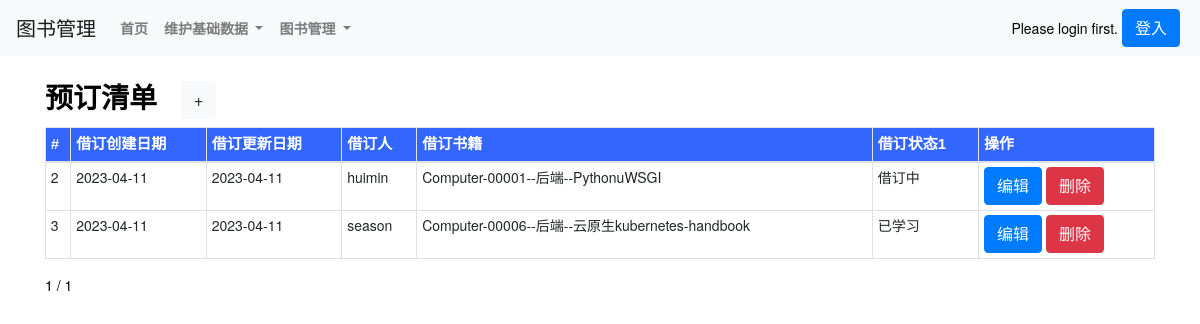
Before: /theBorrowlist_show/ with the older database file.
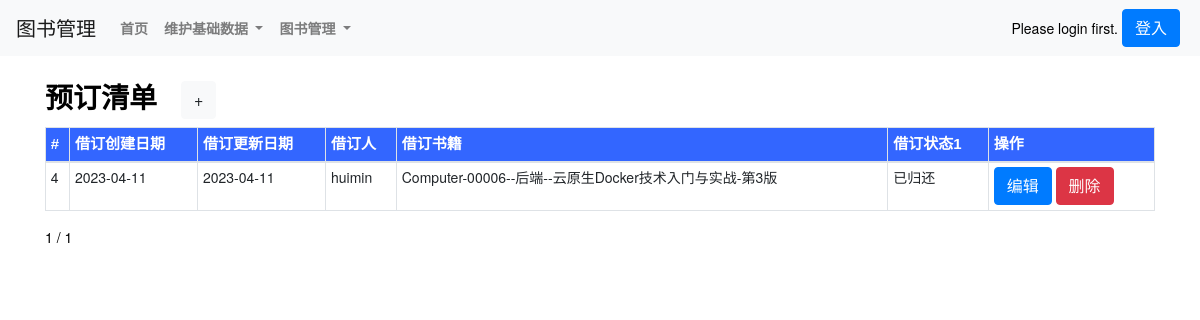
After: the same page with the newer database file.
### book/models.py (models this page shows, shortened)
class theBorrow(models.Model):
    boid = models.AutoField(primary_key=True)
    theBorrow_add_datetime = models.DateTimeField(max_length=500,verbose_name=('创建日期'),auto_now_add=True)
    theBorrow_update_datetime = models.DateTimeField(max_length=500,verbose_name=('修改日期'),auto_now=True)
    theBorrow_theUser = models.ForeignKey(User,on_delete=models.CASCADE) #related_name='borrow_theUser',
    theBorrow_theBook = models.ForeignKey(theBook,on_delete=models.CASCADE)  #,related_name='borrow_theBook'
    theBorrow_duration = models.IntegerField(verbose_name=('借订天数'),blank=True, null=True,)
    theBorrow_status1 = models.CharField(max_length=500, choices=THEBORROWSTATUS_TYPE, verbose_name=('借订状态1'))
    theBorrow_status2 = models.CharField(max_length=500,verbose_name=('借订状态2'),blank=True, null=True,)
    theBorrow_status3 = models.CharField(max_length=500,verbose_name=('借订状态3'),blank=True, null=True,)
    class Meta:
        verbose_name = ('借订')
        verbose_name_plural = ('借订')
        unique_together = [['theBorrow_theUser','theBorrow_theBook']] # 联合唯一

class User(AbstractUser):
    dept = models.CharField(max_length=500,verbose_name=('部门'),blank=True, null=True,)
    age = models.IntegerField(verbose_name=('年龄'),blank=True, null=True,)
    mobilenumber = models.CharField(max_length=500,verbose_name=('电话号码'),blank=True, null=True,)
    role = models.CharField(max_length=500,verbose_name=('角色'),blank=True, null=True,)
    theUser_status1 = models.CharField(max_length=500,verbose_name=('用户状态1'),choices=THEUSERSTATUS_TYPE,default='active')
    field1 = models.CharField(max_length=500,verbose_name=('属性1'),blank=True, null=True,)
    field2 = models.CharField(max_length=500,verbose_name=('属性2'),blank=True, null=True,)
    field3 = models.CharField(max_length=500,verbose_name=('属性3'),blank=True, null=True,)
    field4 = models.CharField(max_length=500,verbose_name=('属性4'),blank=True, null=True,)
    class Meta(AbstractUser.Meta):
        swappable = 'AUTH_USER_MODEL'
    def __str__(self):
        return str(self.username)

class theBook(models.Model):
    bid = models.AutoField(primary_key=True)
    theBook_name = models.CharField(max_length=500,verbose_name=('图书名称'),)
    theBook_location = models.ForeignKey(location,blank=True, null=True, on_delete=models.CASCADE,related_name='Book_location')
    theBook_type = models.CharField(max_length=500, verbose_name=('电子书/纸质书'),choices=THEBOOK_TYPE,)
    theBook_category = models.ForeignKey(category,blank=True, null=True, on_delete=models.CASCADE,related_name='Book_category')
    theBook_logo = models.ImageField(max_length=500, verbose_name=('图书照片1'),upload_to='images/')
    theBook_attachment = models.FileField(max_length=10000,verbose_name=('图书附件(备用)'),blank=True, null=True,upload_to='file')
    theBook_status1 = models.CharField(max_length=500,verbose_name=('图书状态1'),choices=THESTATUS_TYPE,)
    theBook_status2 = models.CharField(max_length=500,verbose_name=('图书状态2(备用)'),blank=True, null=True,)
    theBook_status3 = models.CharField(max_length=500,verbose_name=('图书状态3(备用)'),blank=True, null=True,)
    theBook_id = models.CharField(max_length=500,verbose_name=('图书编号(备用)'),blank=True, null=True,)
    theBook_information1 = models.TextField(max_length=10000,verbose_name=('图书信息1'),blank=True, null=True,)
    theBook_information2 = models.TextField(max_length=10000,verbose_name=('图书信息2(备用)'),blank=True, null=True,)
    theBook_information3 = models.TextField(max_length=10000,verbose_name=('图书信息3(备用)'),blank=True, null=True,)
    theBook_information4 = models.TextField(max_length=10000,verbose_name=('图书信息4(备用)'),blank=True, null=True,)
    theBook_information5 = models.TextField(max_length=10000,verbose_name=('图书信息5(备用)'),blank=True, null=True,)
    class Meta:
        verbose_name = ('图书')
        verbose_name_plural = ('图书')
        ordering = ['theBook_category'] # 返回值排序
    def __str__(self):
        return str(self.theBook_category)+str(self.theBook_name)

class category(models.Model):
    cid = models.AutoField(primary_key=True)
    category_id = models.CharField(max_length=500,verbose_name=('分类编号'),)
    category_keyname = models.CharField(max_length=500,verbose_name=('分类主名称'),)
    category_subname = models.CharField(max_length=500,verbose_name=('分类子名称'),)
    class Meta:
        verbose_name = ('分类')
        verbose_name_plural = ('分类')
        ordering = ['category_id'] # 返回值排序
    def __str__(self):
        return str(self.category_id + '--' + self.category_keyname + '--' + self.category_subname)

### book/views.py (the view)
# urls.py: path('theBorrowlist_show/', views.theBorrowlist_show, name='theBorrowlist_show'),
def theBorrowlist_show(request,page=1):
    theBorrowlist = theBorrow.objects.all()
    paginator = Paginator(theBorrowlist, 5)
    try:
        page_obj = paginator.page(page)
    except PageNotAnInteger:
        page_obj = paginator.page(1)
    except EmptyPage:
        page_obj = paginator.page(paginator.num_pages)
    return render(request,'theBorrowlist_show.html',locals())

### templates/theBorrowlist_show.html (shortened to what this page needs)
{% extends 'base.html' %}
{% load static %}
{% block body_block %}
<div class="container">
    <div class="row py-4 align-items-center">
        <div class="col-lg-12 col-md-12 mt-0 table-responsive"  style="background-color: #fff;">
            <h3 class="font-weight-bold">预订清单<a class="ml-4 btn btn-light" href="/theBorrowlist_new/">+</a></h3>
            <table class="table table-striped table-sm table-bordered ">
                <thead>
                    <tr style="color:White;background-color:#3366FF;font-family:微軟正黑體,Tahoma,Arial,微軟雅黑體;font-size:15px;">
                        <th scope="col">#</th>
                        <th scope="col">借订创建日期</th>
                        <th scope="col">借订更新日期</th>
                        <th scope="col">借订人</th>
                        <th scope="col">借订书籍</th>
                        <th scope="col">借订状态1</th>
                        <th scope="col">操作</th>
                    </tr>
                </thead>
                {% for theBorrow in page_obj.object_list %}
                    <td>{{ theBorrow.boid }}</td>
                    <td>{{ theBorrow.theBorrow_add_datetime|date:"Y-m-d" }}</td>
                    <td>{{ theBorrow.theBorrow_update_datetime|date:"Y-m-d" }}</td>
                    <td>{{ theBorrow.theBorrow_theUser }}</td>
                    <td>{{ theBorrow.theBorrow_theBook }}</td>
                    <td>{{ theBorrow.theBorrow_status1 }}</td>
                    <td>
                        <a class="btn btn-primary btn-xs" href="/theBorrowlist_edit/{{ theBorrow.boid }}/">编辑</a>
                        <a class="btn btn-danger btn-xs" href="/theBorrowlist_delete/{{ theBorrow.boid }}/">删除</a>
                    </td>
                {% endfor %}
            </table>
            <div class="pagination">
                <span class="step-links">
                    <span class="current">
                            {{ page_obj.number }} / {{ page_obj.paginator.num_pages }}
                    </span>
                </span>
            </div>
        </div>
    </div>
</div>
<br>
<br>
<br>
<br>
<br>
{% endblock %}

### templates/base.html (shortened to what this page needs)
{% load static %}
<!DOCTYPE html>
<html>
    <head>
        <link href="{% static 'css/bootstrap.css' %}" rel="stylesheet">
    </head>
<body>
    {% block nav_block %}
    <nav class="navbar navbar-expand-lg navbar-light bg-light">
        <a class="navbar-brand" href="#">图书管理</a>
        <div class="collapse navbar-collapse" id="navbarSupportedContent">
          <div class="navbar-nav">
            <a class="nav-link  font-weight-bold" href="/" >首页</a>
            <li class="nav-item dropdown">
                <a class="nav-link  font-weight-bold dropdown-toggle" href="/list/" id="navbarDropdown" role="button" data-toggle="dropdown">
                    维护基础数据
                </a>
            </li>
            <li class="nav-item dropdown">
                <a class="nav-link  font-weight-bold dropdown-toggle" href="/list/" id="navbarDropdown" role="button" data-toggle="dropdown">
                    图书管理
                </a>
            </li>
          </div>
        </div>
        {% if user.is_authenticated %}
            <div class="nav-item dropdown">
                <a class="nav-link active font-weight-bold text-info dropdown-toggle" href="#" id="navbarDropdown" role="button" data-toggle="dropdown">
                    用户管理
                </a>
                <div class="dropdown-menu" aria-labelledby="navbarDropdown">
                    <a class="dropdown-item" href="/theUserlist_new/">注册</a>
                    <div class="dropdown-divider"></div>
                    <a class="dropdown-item" href="/theUserlist_edit/{{ request.user.id }}/">修改信息</a>
                    <div class="dropdown-divider"></div>
                    <a class="dropdown-item" href="/user_logout/">登出</a>
                </div>
            </div>
            Welcome {{ user.username }}
        {% else %}
            Please login first.
            <a class="float-right btn btn-primary mx-1 " href="/user_login/">登入</a>
        {% endif %}
    </nav>
    {% endblock %}
    {% block body_block %}
    {% endblock %}
</body>
</html>

### templates/base.html (style rules this page uses)
html, body { position: relative; height: 100%; }
body { background: #fff; font-family: Helvetica Neue, Helvetica, Arial, sans-serif; font-size: 14px; color:#000; margin: 10; padding: 10; }

Changed rows visible on the page:
removed theBorrow: boid "2", theBorrow_add_datetime "2023-04-11", theBorrow_update_datetime "2023-04-11", theBorrow_theUser "huimin", theBorrow_theBook "Computer-00001--后端--PythonuWSGI", theBorrow_status1 "借订中"
removed theBorrow: boid "3", theBorrow_add_datetime "2023-04-11", theBorrow_update_datetime "2023-04-11", theBorrow_theUser "season", theBorrow_theBook "Computer-00006--后端--云原生kubernetes-handbook", theBorrow_status1 "已学习"
added theBorrow: boid "4", theBorrow_add_datetime "2023-04-11", theBorrow_update_datetime "2023-04-11", theBorrow_theUser "huimin", theBorrow_theBook "Computer-00006--后端--云原生Docker技术入门与实战-第3版", theBorrow_status1 "已归还"
